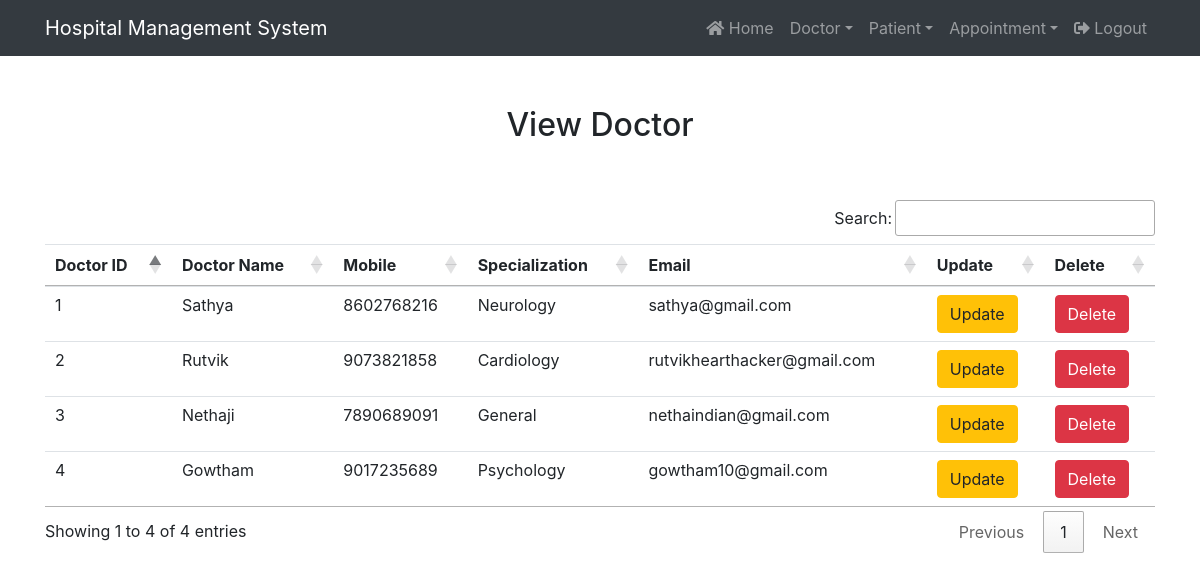
Before: /view_doctor/ (signed in) with the older database file.
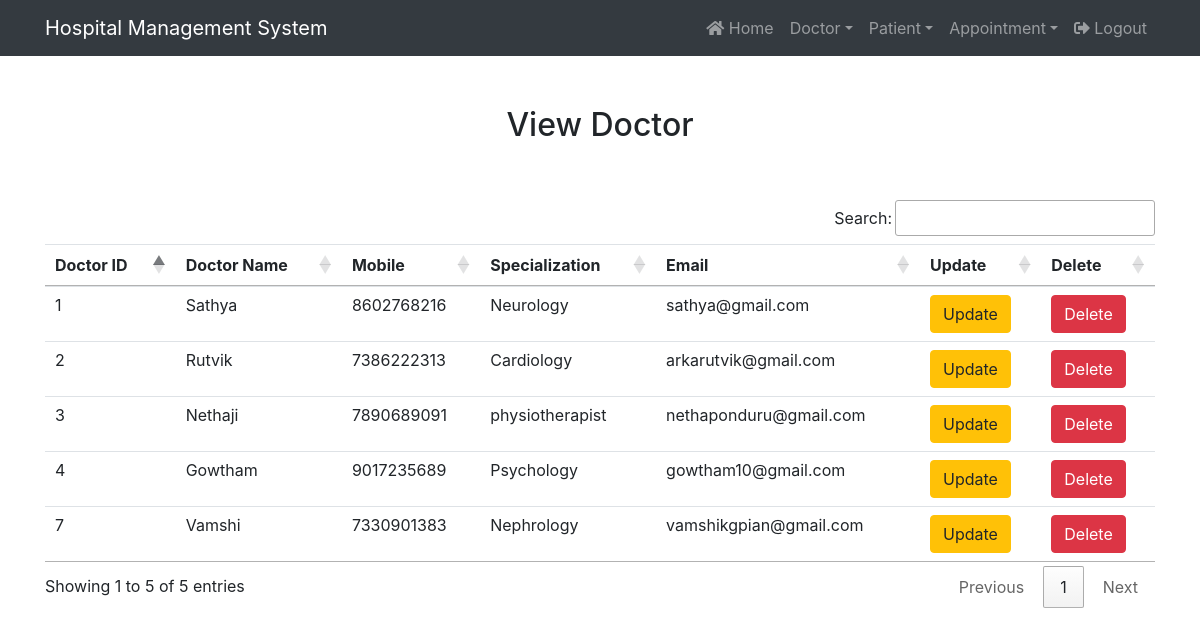
After: the same page with the newer database file.
### hospital/models.py (models this page shows, shortened)
class Doctor(models.Model):
    name = models.CharField(max_length=50)
    mobile = models.IntegerField()
    specialization = models.CharField(max_length=50)
    email = models.EmailField()

### hospital/views.py (the view)
# urls.py: path('view_doctor/', View_Doctor, name='view_doctor'),
def View_Doctor(request):
    if not request.user.is_staff:
        return redirect('login')
    doc = Doctor.objects.all()
    x = {'doc': doc}
    return render(request, 'view_doctor.html', x)

### hospital/templates/view_doctor.html (shortened to what this page needs)
{% extends 'navigationbar.html'%}
{% block body %}
{% load static %}
<div class="container" style="margin-top:50px">
    <h2 class="text-center">View Doctor</h2>
    <br><br>
    <table class="table table-hover" id="toolbar">
        <thead>
            <tr>
                <th> Doctor ID</th>
                <th> Doctor Name</th>
                <th> Mobile</th>
                <th> Specialization</th>
                <th> Email</th>
                <th> Update</th>
                <th> Delete</th>
            </tr>
        </thead>
        <tbody>
            {% for i in doc %}
            <tr>
                <td>{{i.id}}</td>
                <td>{{i.name}}</td>
                <td>{{i.mobile}}</td>
                <td>{{i.specialization}}</td>
                <td>{{i.email}}</td>
                <td>
                    <button type="button" class="btn btn-warning" data-bs-toggle="modal" data-bs-target="#updateModal{{ i.id }}">
                        Update
                    </button>
                </td>
                <td>
                    <a href="{% url 'delete_doctor' i.id %}" onclick="return confirm('Really want to delete?')" class="btn btn-danger">Delete</a>
                </td>
            </tr>
            {% endfor %}
        </tbody>
    </table>
</div>
{% endblock %}

Changed rows visible on the page:
changed Doctor "Rutvik": mobile "9073821858" → "7386222313"; email "rutvikhearthacker@gmail.com" → "arkarutvik@gmail.com"
changed Doctor "Nethaji": specialization "General" → "physiotherapist"; email "nethaindian@gmail.com" → "nethaponduru@gmail.com"
added Doctor: id "7", name "Vamshi", mobile "7330901383", specialization "Nephrology", email "vamshikgpian@gmail.com"
Other visible differences:
text written by a page script: "Search: Showing 1 to 4 of 4 entries Previous 1 Next" → "Search: Showing 1 to 5 of 5 entries Previous 1 Next"
